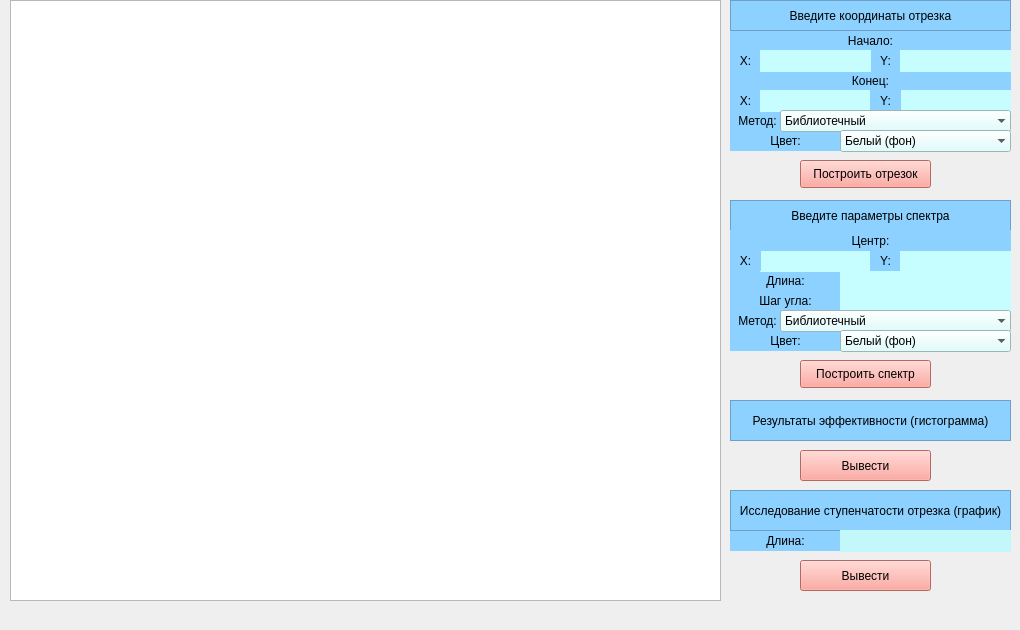
<?xml version="1.0" encoding="UTF-8"?>
<ui version="4.0">
 <class>MainWindow</class>
 <widget class="QMainWindow" name="MainWindow">
  <property name="geometry">
   <rect>
    <x>0</x>
    <y>0</y>
    <width>1020</width>
    <height>630</height>
   </rect>
  </property>
  <property name="windowTitle">
   <string>MainWindow</string>
  </property>
  <widget class="QWidget" name="centralwidget">
   <widget class="QGraphicsView" name="graphicsView">
    <property name="geometry">
     <rect>
      <x>10</x>
      <y>0</y>
      <width>711</width>
      <height>601</height>
     </rect>
    </property>
   </widget>
   <widget class="QLabel" name="label1">
    <property name="geometry">
     <rect>
      <x>730</x>
      <y>0</y>
      <width>281</width>
      <height>31</height>
     </rect>
    </property>
    <property name="styleSheet">
     <string notr="true">background-color: rgb(140, 209, 255);</string>
    </property>
    <property name="frameShape">
     <enum>QFrame::StyledPanel</enum>
    </property>
    <property name="text">
     <string>Введите координаты отрезка</string>
    </property>
    <property name="alignment">
     <set>Qt::AlignCenter</set>
    </property>
    <property name="wordWrap">
     <bool>false</bool>
    </property>
   </widget>
   <widget class="QLabel" name="label1_2">
    <property name="geometry">
     <rect>
      <x>730</x>
      <y>30</y>
      <width>281</width>
      <height>21</height>
     </rect>
    </property>
    <property name="styleSheet">
     <string notr="true">background-color: rgb(140, 209, 255);</string>
    </property>
    <property name="text">
     <string>Начало:</string>
    </property>
    <property name="alignment">
     <set>Qt::AlignCenter</set>
    </property>
   </widget>
   <widget class="QLabel" name="label1_3">
    <property name="geometry">
     <rect>
      <x>730</x>
      <y>50</y>
      <width>31</width>
      <height>21</height>
     </rect>
    </property>
    <property name="styleSheet">
     <string notr="true">background-color: rgb(140, 209, 255);</string>
    </property>
    <property name="text">
     <string>X:</string>
    </property>
    <property name="alignment">
     <set>Qt::AlignCenter</set>
    </property>
   </widget>
   <widget class="QLabel" name="label1_4">
    <property name="geometry">
     <rect>
      <x>870</x>
      <y>50</y>
      <width>31</width>
      <height>21</height>
     </rect>
    </property>
    <property name="styleSheet">
     <string notr="true">background-color: rgb(140, 209, 255);</string>
    </property>
    <property name="text">
     <string>Y:</string>
    </property>
    <property name="alignment">
     <set>Qt::AlignCenter</set>
    </property>
   </widget>
   <widget class="QLabel" name="label1_5">
    <property name="geometry">
     <rect>
      <x>730</x>
      <y>70</y>
      <width>281</width>
      <height>21</height>
     </rect>
    </property>
    <property name="styleSheet">
     <string notr="true">background-color: rgb(140, 209, 255)</string>
    </property>
    <property name="text">
     <string>Конец:</string>
    </property>
    <property name="alignment">
     <set>Qt::AlignCenter</set>
    </property>
   </widget>
   <widget class="QLabel" name="label1_6">
    <property name="geometry">
     <rect>
      <x>730</x>
      <y>90</y>
      <width>31</width>
      <height>21</height>
     </rect>
    </property>
    <property name="styleSheet">
     <string notr="true">background-color: rgb(140, 209, 255);</string>
    </property>
    <property name="text">
     <string>X:</string>
    </property>
    <property name="alignment">
     <set>Qt::AlignCenter</set>
    </property>
   </widget>
   <widget class="QLabel" name="label1_7">
    <property name="geometry">
     <rect>
      <x>870</x>
      <y>90</y>
      <width>31</width>
      <height>21</height>
     </rect>
    </property>
    <property name="styleSheet">
     <string notr="true">background-color: rgb(140, 209, 255);</string>
    </property>
    <property name="text">
     <string>Y:</string>
    </property>
    <property name="alignment">
     <set>Qt::AlignCenter</set>
    </property>
   </widget>
   <widget class="QLabel" name="label1_8">
    <property name="geometry">
     <rect>
      <x>730</x>
      <y>110</y>
      <width>55</width>
      <height>21</height>
     </rect>
    </property>
    <property name="styleSheet">
     <string notr="true">background-color: rgb(140, 209, 255);</string>
    </property>
    <property name="text">
     <string>Метод:</string>
    </property>
    <property name="alignment">
     <set>Qt::AlignCenter</set>
    </property>
   </widget>
   <widget class="QLabel" name="label1_9">
    <property name="geometry">
     <rect>
      <x>730</x>
      <y>130</y>
      <width>111</width>
      <height>21</height>
     </rect>
    </property>
    <property name="styleSheet">
     <string notr="true">background-color: rgb(140, 209, 255);</string>
    </property>
    <property name="text">
     <string>Цвет:</string>
    </property>
    <property name="alignment">
     <set>Qt::AlignCenter</set>
    </property>
   </widget>
   <widget class="QPushButton" name="push1">
    <property name="geometry">
     <rect>
      <x>800</x>
      <y>160</y>
      <width>131</width>
      <height>28</height>
     </rect>
    </property>
    <property name="styleSheet">
     <string notr="true">background-color: rgb(255, 145, 135);</string>
    </property>
    <property name="text">
     <string>Построить отрезок</string>
    </property>
   </widget>
   <widget class="QLabel" name="label2">
    <property name="geometry">
     <rect>
      <x>730</x>
      <y>200</y>
      <width>281</width>
      <height>31</height>
     </rect>
    </property>
    <property name="styleSheet">
     <string notr="true">background-color: rgb(140, 209, 255);</string>
    </property>
    <property name="frameShape">
     <enum>QFrame::StyledPanel</enum>
    </property>
    <property name="text">
     <string>Введите параметры спектра</string>
    </property>
    <property name="alignment">
     <set>Qt::AlignCenter</set>
    </property>
   </widget>
   <widget class="QLabel" name="label2_1">
    <property name="geometry">
     <rect>
      <x>730</x>
      <y>270</y>
      <width>111</width>
      <height>21</height>
     </rect>
    </property>
    <property name="styleSheet">
     <string notr="true">background-color: rgb(140, 209, 255);</string>
    </property>
    <property name="text">
     <string>Длина:</string>
    </property>
    <property name="alignment">
     <set>Qt::AlignCenter</set>
    </property>
   </widget>
   <widget class="QLabel" name="label2_2">
    <property name="geometry">
     <rect>
      <x>730</x>
      <y>290</y>
      <width>111</width>
      <height>21</height>
     </rect>
    </property>
    <property name="styleSheet">
     <string notr="true">background-color: rgb(140, 209, 255);</string>
    </property>
    <property name="text">
     <string>Шаг угла:</string>
    </property>
    <property name="alignment">
     <set>Qt::AlignCenter</set>
    </property>
   </widget>
   <widget class="QLabel" name="label2_4">
    <property name="geometry">
     <rect>
      <x>730</x>
      <y>330</y>
      <width>111</width>
      <height>21</height>
     </rect>
    </property>
    <property name="styleSheet">
     <string notr="true">background-color: rgb(140, 209, 255);</string>
    </property>
    <property name="text">
     <string>Цвет:</string>
    </property>
    <property name="alignment">
     <set>Qt::AlignCenter</set>
    </property>
   </widget>
   <widget class="QPushButton" name="push2">
    <property name="geometry">
     <rect>
      <x>800</x>
      <y>360</y>
      <width>131</width>
      <height>28</height>
     </rect>
    </property>
    <property name="styleSheet">
     <string notr="true">background-color: rgb(255, 145, 135);</string>
    </property>
    <property name="text">
     <string>Построить спектр</string>
    </property>
   </widget>
   <widget class="QLabel" name="label2_3">
    <property name="geometry">
     <rect>
      <x>730</x>
      <y>310</y>
      <width>55</width>
      <height>21</height>
     </rect>
    </property>
    <property name="styleSheet">
     <string notr="true">background-color: rgb(140, 209, 255);</string>
    </property>
    <property name="text">
     <string>Метод:</string>
    </property>
    <property name="alignment">
     <set>Qt::AlignCenter</set>
    </property>
   </widget>
   <widget class="QPushButton" name="push3">
    <property name="geometry">
     <rect>
      <x>800</x>
      <y>450</y>
      <width>131</width>
      <height>31</height>
     </rect>
    </property>
    <property name="styleSheet">
     <string notr="true">background-color: rgb(255, 145, 135);</string>
    </property>
    <property name="text">
     <string>Вывести</string>
    </property>
   </widget>
   <widget class="QLabel" name="label3">
    <property name="geometry">
     <rect>
      <x>730</x>
      <y>400</y>
      <width>281</width>
      <height>41</height>
     </rect>
    </property>
    <property name="styleSheet">
     <string notr="true">background-color: rgb(140, 209, 255);</string>
    </property>
    <property name="frameShape">
     <enum>QFrame::StyledPanel</enum>
    </property>
    <property name="text">
     <string>Результаты эффективности (гистограмма)</string>
    </property>
    <property name="alignment">
     <set>Qt::AlignCenter</set>
    </property>
    <property name="wordWrap">
     <bool>true</bool>
    </property>
   </widget>
   <widget class="QLabel" name="label4">
    <property name="geometry">
     <rect>
      <x>730</x>
      <y>490</y>
      <width>281</width>
      <height>41</height>
     </rect>
    </property>
    <property name="styleSheet">
     <string notr="true">background-color: rgb(140, 209, 255);</string>
    </property>
    <property name="frameShape">
     <enum>QFrame::StyledPanel</enum>
    </property>
    <property name="text">
     <string>Исследование ступенчатости отрезка (график)</string>
    </property>
    <property name="alignment">
     <set>Qt::AlignCenter</set>
    </property>
    <property name="wordWrap">
     <bool>true</bool>
    </property>
   </widget>
   <widget class="QLabel" name="label4_1">
    <property name="geometry">
     <rect>
      <x>730</x>
      <y>530</y>
      <width>111</width>
      <height>21</height>
     </rect>
    </property>
    <property name="styleSheet">
     <string notr="true">background-color: rgb(140, 209, 255);</string>
    </property>
    <property name="text">
     <string>Длина:</string>
    </property>
    <property name="alignment">
     <set>Qt::AlignCenter</set>
    </property>
   </widget>
   <widget class="QPushButton" name="push4">
    <property name="geometry">
     <rect>
      <x>800</x>
      <y>560</y>
      <width>131</width>
      <height>31</height>
     </rect>
    </property>
    <property name="styleSheet">
     <string notr="true">background-color: rgb(255, 145, 135);</string>
    </property>
    <property name="text">
     <string>Вывести</string>
    </property>
   </widget>
   <widget class="QLineEdit" name="lineEditX1">
    <property name="geometry">
     <rect>
      <x>760</x>
      <y>50</y>
      <width>111</width>
      <height>22</height>
     </rect>
    </property>
    <property name="styleSheet">
     <string notr="true">background-color: rgb(198, 253, 255);</string>
    </property>
    <property name="frame">
     <bool>false</bool>
    </property>
    <property name="alignment">
     <set>Qt::AlignCenter</set>
    </property>
   </widget>
   <widget class="QLineEdit" name="lineEditY1">
    <property name="geometry">
     <rect>
      <x>900</x>
      <y>50</y>
      <width>111</width>
      <height>22</height>
     </rect>
    </property>
    <property name="styleSheet">
     <string notr="true">background-color: rgb(198, 253, 255);</string>
    </property>
    <property name="frame">
     <bool>false</bool>
    </property>
    <property name="alignment">
     <set>Qt::AlignCenter</set>
    </property>
   </widget>
   <widget class="QLineEdit" name="lineEditX2">
    <property name="geometry">
     <rect>
      <x>760</x>
      <y>90</y>
      <width>111</width>
      <height>22</height>
     </rect>
    </property>
    <property name="styleSheet">
     <string notr="true">background-color: rgb(198, 253, 255);</string>
    </property>
    <property name="frame">
     <bool>false</bool>
    </property>
    <property name="alignment">
     <set>Qt::AlignCenter</set>
    </property>
   </widget>
   <widget class="QLineEdit" name="lineEditY2">
    <property name="geometry">
     <rect>
      <x>900</x>
      <y>90</y>
      <width>111</width>
      <height>22</height>
     </rect>
    </property>
    <property name="styleSheet">
     <string notr="true">background-color: rgb(198, 253, 255);</string>
    </property>
    <property name="frame">
     <bool>false</bool>
    </property>
    <property name="alignment">
     <set>Qt::AlignCenter</set>
    </property>
   </widget>
   <widget class="QLineEdit" name="lineEditL1">
    <property name="geometry">
     <rect>
      <x>840</x>
      <y>270</y>
      <width>171</width>
      <height>22</height>
     </rect>
    </property>
    <property name="styleSheet">
     <string notr="true">background-color: rgb(198, 253, 255);</string>
    </property>
    <property name="frame">
     <bool>false</bool>
    </property>
    <property name="alignment">
     <set>Qt::AlignCenter</set>
    </property>
   </widget>
   <widget class="QLineEdit" name="lineEditA">
    <property name="geometry">
     <rect>
      <x>840</x>
      <y>290</y>
      <width>171</width>
      <height>22</height>
     </rect>
    </property>
    <property name="styleSheet">
     <string notr="true">background-color: rgb(198, 253, 255);</string>
    </property>
    <property name="frame">
     <bool>false</bool>
    </property>
    <property name="alignment">
     <set>Qt::AlignCenter</set>
    </property>
   </widget>
   <widget class="QLineEdit" name="lineEditL2">
    <property name="geometry">
     <rect>
      <x>840</x>
      <y>530</y>
      <width>171</width>
      <height>22</height>
     </rect>
    </property>
    <property name="styleSheet">
     <string notr="true">background-color: rgb(194, 248, 250);</string>
    </property>
    <property name="frame">
     <bool>false</bool>
    </property>
    <property name="alignment">
     <set>Qt::AlignCenter</set>
    </property>
   </widget>
   <widget class="QComboBox" name="comboBoxM1">
    <property name="geometry">
     <rect>
      <x>780</x>
      <y>110</y>
      <width>231</width>
      <height>22</height>
     </rect>
    </property>
    <property name="styleSheet">
     <string notr="true">background-color: rgb(217, 255, 255);</string>
    </property>
    <property name="editable">
     <bool>false</bool>
    </property>
    <property name="frame">
     <bool>false</bool>
    </property>
    <item>
     <property name="text">
      <string>Библиотечный</string>
     </property>
    </item>
    <item>
     <property name="text">
      <string>ЦДА</string>
     </property>
    </item>
    <item>
     <property name="text">
      <string>Брезенхема с действ. данными</string>
     </property>
    </item>
    <item>
     <property name="text">
      <string>Брезенхема с целочисл. данными</string>
     </property>
    </item>
    <item>
     <property name="text">
      <string>Брезенхема с устр. ступенчатости</string>
     </property>
    </item>
    <item>
     <property name="text">
      <string>Ву</string>
     </property>
    </item>
   </widget>
   <widget class="QComboBox" name="comboBoxC1">
    <property name="geometry">
     <rect>
      <x>840</x>
      <y>130</y>
      <width>171</width>
      <height>22</height>
     </rect>
    </property>
    <property name="styleSheet">
     <string notr="true">background-color: rgb(217, 255, 255);</string>
    </property>
    <property name="editable">
     <bool>false</bool>
    </property>
    <property name="frame">
     <bool>false</bool>
    </property>
    <item>
     <property name="text">
      <string>Белый (фон)</string>
     </property>
    </item>
    <item>
     <property name="text">
      <string>Черный</string>
     </property>
    </item>
    <item>
     <property name="text">
      <string>Красный</string>
     </property>
    </item>
    <item>
     <property name="text">
      <string>Зеленый</string>
     </property>
    </item>
    <item>
     <property name="text">
      <string>Синий</string>
     </property>
    </item>
   </widget>
   <widget class="QComboBox" name="comboBoxC2">
    <property name="geometry">
     <rect>
      <x>840</x>
      <y>330</y>
      <width>171</width>
      <height>22</height>
     </rect>
    </property>
    <property name="styleSheet">
     <string notr="true">background-color: rgb(217, 255, 255);</string>
    </property>
    <property name="editable">
     <bool>false</bool>
    </property>
    <property name="frame">
     <bool>false</bool>
    </property>
    <item>
     <property name="text">
      <string>Белый (фон)</string>
     </property>
    </item>
    <item>
     <property name="text">
      <string>Черный</string>
     </property>
    </item>
    <item>
     <property name="text">
      <string>Красный</string>
     </property>
    </item>
    <item>
     <property name="text">
      <string>Зеленый</string>
     </property>
    </item>
    <item>
     <property name="text">
      <string>Синий</string>
     </property>
    </item>
   </widget>
   <widget class="QComboBox" name="comboBoxM2">
    <property name="geometry">
     <rect>
      <x>780</x>
      <y>310</y>
      <width>231</width>
      <height>22</height>
     </rect>
    </property>
    <property name="styleSheet">
     <string notr="true">background-color: rgb(217, 255, 255);</string>
    </property>
    <property name="editable">
     <bool>false</bool>
    </property>
    <property name="frame">
     <bool>false</bool>
    </property>
    <item>
     <property name="text">
      <string>Библиотечный</string>
     </property>
    </item>
    <item>
     <property name="text">
      <string>ЦДА</string>
     </property>
    </item>
    <item>
     <property name="text">
      <string>Брезенхема с действ. данными</string>
     </property>
    </item>
    <item>
     <property name="text">
      <string>Брезенхема с целочисл. данными</string>
     </property>
    </item>
    <item>
     <property name="text">
      <string>Брезенхема с устр. ступенчатости</string>
     </property>
    </item>
    <item>
     <property name="text">
      <string>Ву</string>
     </property>
    </item>
   </widget>
   <widget class="QLineEdit" name="lineEditX1_2">
    <property name="geometry">
     <rect>
      <x>760</x>
      <y>250</y>
      <width>111</width>
      <height>22</height>
     </rect>
    </property>
    <property name="styleSheet">
     <string notr="true">background-color: rgb(198, 253, 255);</string>
    </property>
    <property name="frame">
     <bool>false</bool>
    </property>
    <property name="alignment">
     <set>Qt::AlignCenter</set>
    </property>
   </widget>
   <widget class="QLabel" name="label1_10">
    <property name="geometry">
     <rect>
      <x>870</x>
      <y>250</y>
      <width>31</width>
      <height>21</height>
     </rect>
    </property>
    <property name="styleSheet">
     <string notr="true">background-color: rgb(140, 209, 255);</string>
    </property>
    <property name="text">
     <string>Y:</string>
    </property>
    <property name="alignment">
     <set>Qt::AlignCenter</set>
    </property>
   </widget>
   <widget class="QLabel" name="label1_11">
    <property name="geometry">
     <rect>
      <x>730</x>
      <y>250</y>
      <width>31</width>
      <height>21</height>
     </rect>
    </property>
    <property name="styleSheet">
     <string notr="true">background-color: rgb(140, 209, 255);</string>
    </property>
    <property name="text">
     <string>X:</string>
    </property>
    <property name="alignment">
     <set>Qt::AlignCenter</set>
    </property>
   </widget>
   <widget class="QLineEdit" name="lineEditY1_2">
    <property name="geometry">
     <rect>
      <x>900</x>
      <y>250</y>
      <width>111</width>
      <height>22</height>
     </rect>
    </property>
    <property name="styleSheet">
     <string notr="true">background-color: rgb(198, 253, 255);</string>
    </property>
    <property name="frame">
     <bool>false</bool>
    </property>
    <property name="alignment">
     <set>Qt::AlignCenter</set>
    </property>
   </widget>
   <widget class="QLabel" name="label1_12">
    <property name="geometry">
     <rect>
      <x>730</x>
      <y>230</y>
      <width>281</width>
      <height>21</height>
     </rect>
    </property>
    <property name="styleSheet">
     <string notr="true">background-color: rgb(140, 209, 255);</string>
    </property>
    <property name="text">
     <string>Центр:</string>
    </property>
    <property name="alignment">
     <set>Qt::AlignCenter</set>
    </property>
   </widget>
   <zorder>graphicsView</zorder>
   <zorder>label1_2</zorder>
   <zorder>label1_3</zorder>
   <zorder>label1_4</zorder>
   <zorder>label1_5</zorder>
   <zorder>label1_6</zorder>
   <zorder>label1_8</zorder>
   <zorder>label1_9</zorder>
   <zorder>push1</zorder>
   <zorder>label2_1</zorder>
   <zorder>label2_2</zorder>
   <zorder>label2_4</zorder>
   <zorder>push2</zorder>
   <zorder>label2_3</zorder>
   <zorder>label1</zorder>
   <zorder>push3</zorder>
   <zorder>label3</zorder>
   <zorder>label4_1</zorder>
   <zorder>label4</zorder>
   <zorder>push4</zorder>
   <zorder>lineEditX1</zorder>
   <zorder>lineEditY1</zorder>
   <zorder>lineEditX2</zorder>
   <zorder>lineEditY2</zorder>
   <zorder>lineEditL1</zorder>
   <zorder>lineEditA</zorder>
   <zorder>lineEditL2</zorder>
   <zorder>label2</zorder>
   <zorder>label1_7</zorder>
   <zorder>comboBoxM1</zorder>
   <zorder>comboBoxC1</zorder>
   <zorder>comboBoxM2</zorder>
   <zorder>comboBoxC2</zorder>
   <zorder>lineEditX1_2</zorder>
   <zorder>label1_10</zorder>
   <zorder>label1_11</zorder>
   <zorder>lineEditY1_2</zorder>
   <zorder>label1_12</zorder>
  </widget>
  <widget class="QMenuBar" name="menubar">
   <property name="geometry">
    <rect>
     <x>0</x>
     <y>0</y>
     <width>1020</width>
     <height>26</height>
    </rect>
   </property>
  </widget>
 </widget>
 <resources/>
 <connections/>
</ui>
